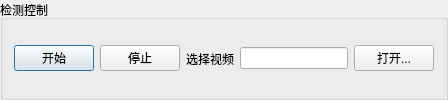
          <widget class="QGroupBox" name="">
           <property name="title">
            <string>检测控制</string>
           </property>
           <layout class="QHBoxLayout" name="horizontalLayout_14">
            <item>
             <layout class="QHBoxLayout" name="horizontalLayout_8">
              <item>
               <widget class="QPushButton" name="btnStart">
                <property name="text">
                 <string>开始</string>
                </property>
                <property name="default">
                 <bool>true</bool>
                </property>
               </widget>
              </item>
              <item>
               <widget class="QPushButton" name="btnStop">
                <property name="text">
                 <string>停止</string>
                </property>
               </widget>
              </item>
             </layout>
            </item>
            <item>
             <layout class="QHBoxLayout" name="horizontalLayout_9">
              <item>
               <widget class="QLabel" name="label_20">
                <property name="text">
                 <string>选择视频</string>
                </property>
               </widget>
              </item>
              <item>
               <widget class="QLineEdit" name="editPath">
                <property name="readOnly">
                 <bool>false</bool>
                </property>
               </widget>
              </item>
              <item>
               <widget class="QPushButton" name="btnOpen">
                <property name="text">
                 <string>打开...</string>
                </property>
               </widget>
              </item>
             </layout>
            </item>
           </layout>
          </widget>
